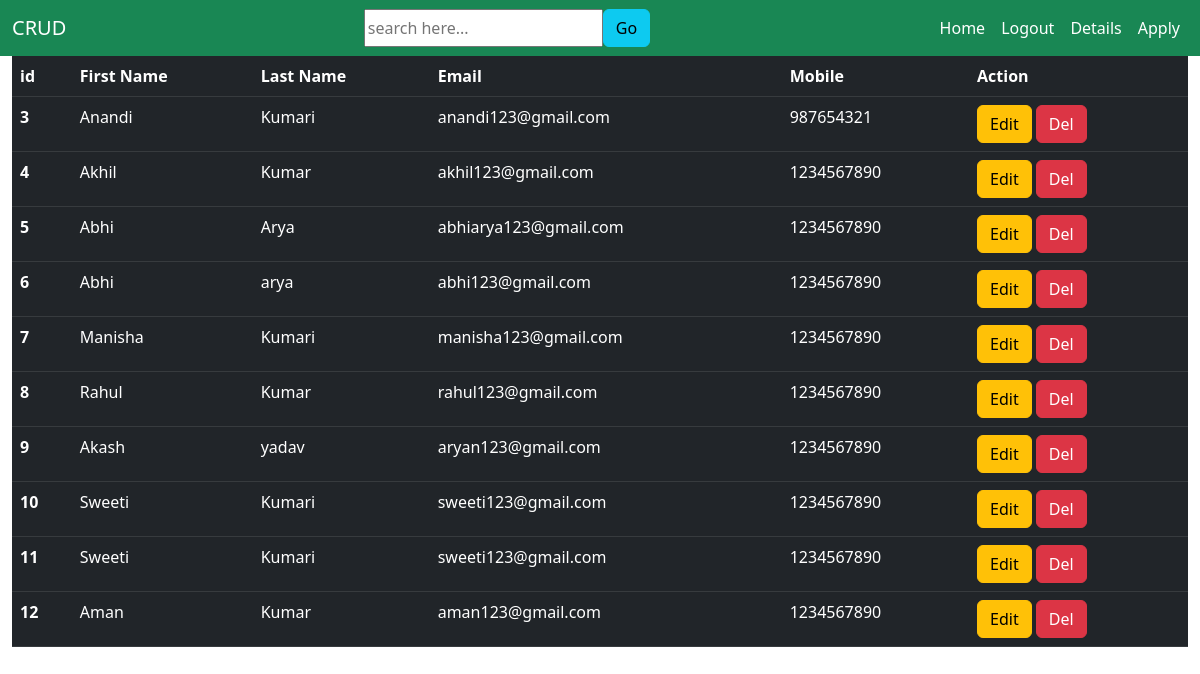
Page /details/ (signed in) on the earlier database version.
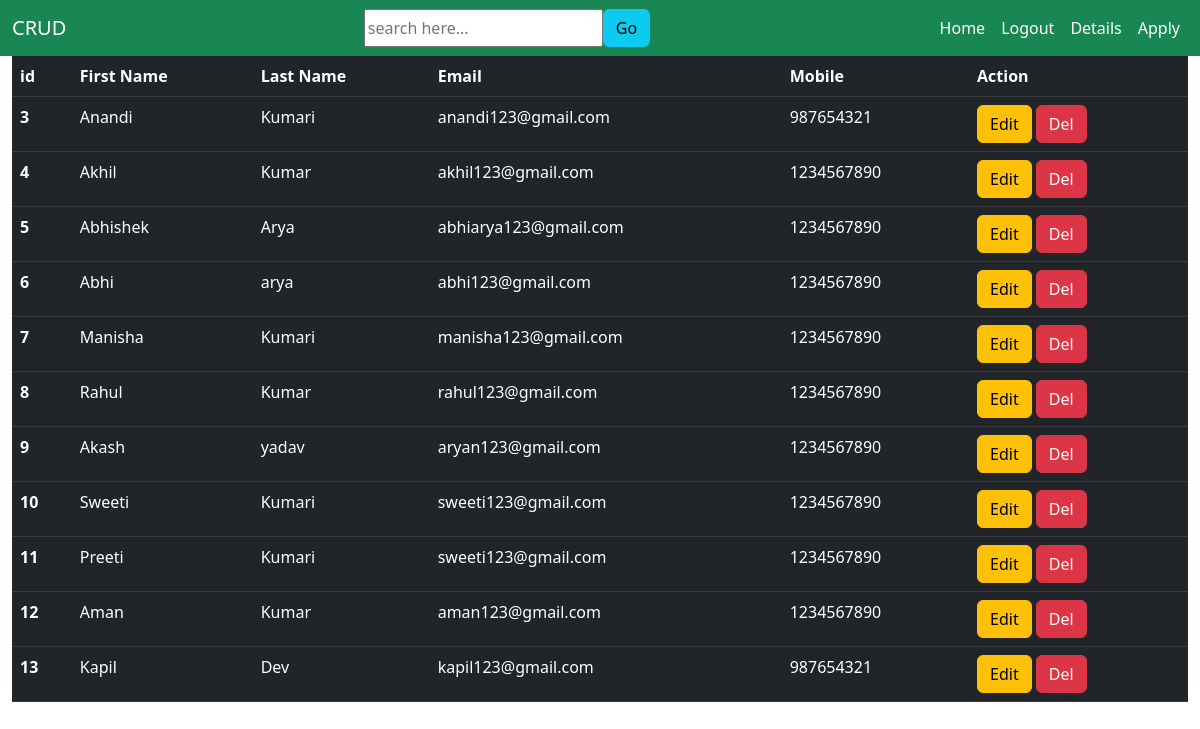
Same page on the later database version.
### crud/models.py (models this page shows, shortened)
class Student(models.Model):
    first_name=models.CharField(max_length=200)
    last_name=models.CharField(max_length=200)
    mobile=models.IntegerField()
    email=models.EmailField()

### crud/views.py (the view)
# urls.py: path('details/',details,name='details'),
@login_required()
def details(r):
    studentlist={}
    studentlist['std']=Student.objects.all()
    return render(r, 'details.html',studentlist)

### templates/details.html
{% extends "base.html" %}
{% block content %}
<div class="container-fluid mx-auto ">
        <div class="row">
            <div class="col">
                <table class="table table-dark table-hover striped">
                    <thead>
                      <tr>
                        <th scope="col">id</th>
                        <th scope="col">First Name</th>
                        <th scope="col">Last Name</th>
                        <th scope="col">Email</th>
                        <th scope="col">Mobile</th>
                        <th scope="col">Action</th>
                      </tr>
                    </thead>
                    {% for std in std %}
                    <tbody>
                      <tr>
                        <th scope="row">{{std.id}}</th>
                        <td>{{std.first_name}}</td>
                        <td> {{std.last_name}}</td>
                        <td>{{std.email}}</td>
                        <td>{{std.mobile}}</td>
                        <td>
                            <a href="{% url 'edit' std.id %}" class="btn btn-warning">Edit</a>
                            <a href="{% url 'delete' std.id %}" class="btn btn-danger">Del</a>
                        </td>
                      </tr>
                      {% endfor %}
                    </tbody>
                </table>
            </div>
        </div>
    </div>
{% endblock content %}

### templates/base.html (shortened to what this page needs)
<!DOCTYPE html>
<html lang="en">
<head>
    <link href="https://cdn.jsdelivr.net/npm/bootstrap@5.3.0-alpha1/dist/css/bootstrap.min.css" rel="stylesheet">
</head>
<body>
    <div class="navbar navbar-expand-lg navbar-dark bg-success text-white ">
        <div class="container-fluid">
        <a href="{% url 'homepage' %}" class="navbar-brand text-white">CRUD</a>
        <form action="{% url 'search' %}" method="get" >
            <div class="d-flex">
                <input type="search" placeholder="search here..." name='search'>
                <input type="submit" class="btn btn-info" value="Go">
            </div>
        </form>
        <ul class="navbar-nav">
            <li class="nav-item">
                <a href="{% url 'homepage' %}" class="nav-link  text-white">Home</a>
            </li>
            {% if request.user.is_authenticated %}
             <li class="nav-item">
                <a href="{% url 'logout' %}" class="nav-link text-white">Logout</a>
            </li>
             <li class="nav-item">
                <a href="{% url 'details' %}" class="nav-link text-white">Details</a>
            </li>
            {% endif %}
            <li class="nav-item">
                <a href="{% url 'apply'%}" class="nav-link text-white">Apply</a>
            </li>
        </ul>
    </div>
    </div>
    {% block content%}
    {% endblock %}
</body>
</html>

Differences in the rows shown:
changed Student "Arya": first_name "Abhi" → "Abhishek"
changed Student id 11: first_name "Sweeti" → "Preeti"
added Student: id "13", first_name "Kapil", last_name "Dev", email "kapil123@gmail.com", mobile "987654321"
